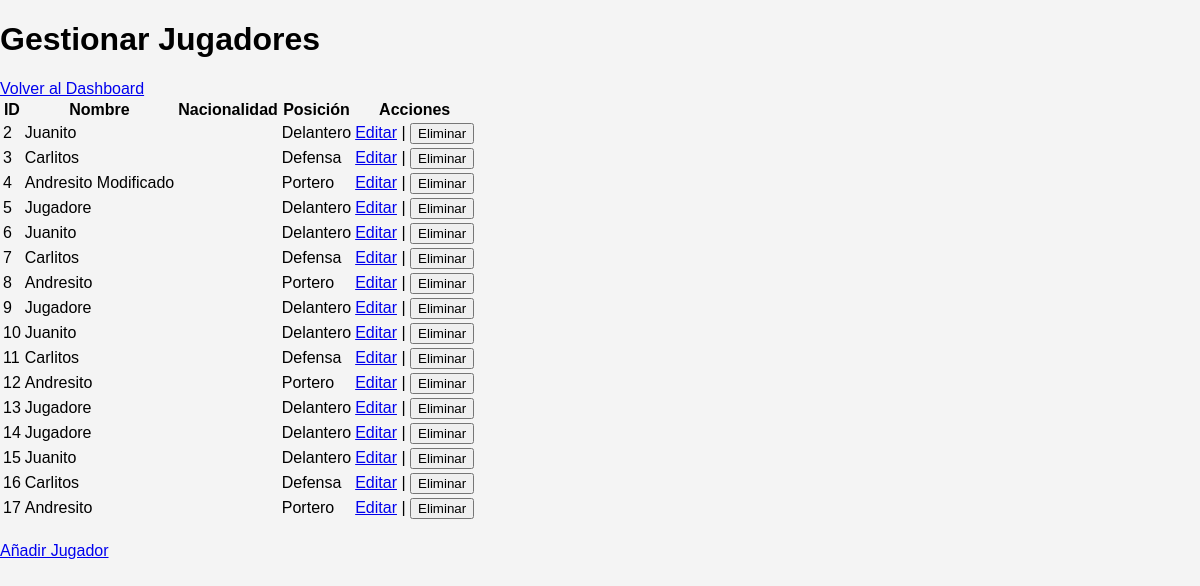
The page /admin/gestionar_jugadores (signed in) on the database as committed earlier.
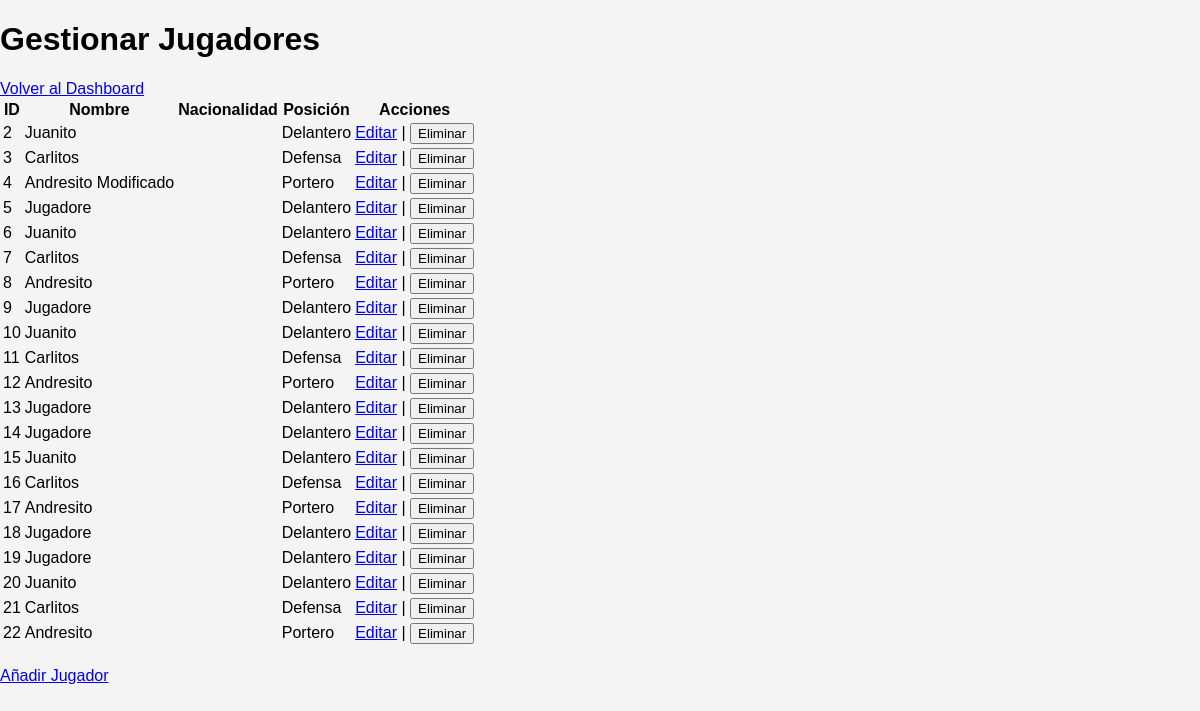
The same page on the database as committed later.
### tables this page shows
CREATE TABLE JUGADORPENA (
          Idjugador INTEGER,
          Idpena INTEGER,
          Mote TEXT,
          Posicion TEXT,
          PRIMARY KEY (Idjugador,Idpena),
          FOREIGN KEY (Idjugador) REFERENCES JUGADOR(Idjugador) ON UPDATE CASCADE ON DELETE CASCADE,
          FOREIGN KEY (Idpena) REFERENCES PENA(Idpena) ON UPDATE CASCADE ON DELETE CASCADE
          );

### src/app.py (the view)
@app.route('/admin/gestionar_jugadores')
def gestionar_jugadores():
    if 'Idpena' not in session:
        flash('Por favor, inicia sesión como administrador.')
        return redirect(url_for('login'))
    conn = get_db_connection()
    id=session['Idpena']
    jugadores = conn.execute('SELECT * FROM JUGADORPENA WHERE idpena = ?', (id,)).fetchall()
    conn.close()
    return render_template('gestionar_jugadores.html', jugadores=jugadores)

### src/app.py (called while the page is built)
def get_db_connection():
    conn = sqlite3.connect(db_path)
    conn.row_factory = sqlite3.Row  # Para obtener los resultados como diccionarios
    return conn

### templates/gestionar_jugadores.html (shortened to what this page needs)
<!DOCTYPE html>
<html lang="es">
<head>
    <link rel="stylesheet" href="{{ url_for('static', filename='styles.css') }}">
</head>
<body>
    <h1>Gestionar Jugadores</h1>
    <a href="{{ url_for('admin_dashboard') }}">Volver al Dashboard</a>
    <table>
        <thead>
            <tr>
                <th>ID</th>
                <th>Nombre</th>
                <th>Nacionalidad</th>
                <th>Posición</th>
                <th>Acciones</th>
            </tr>
        </thead>
        <tbody>
            {% for jugador in jugadores %}
            <tr>
                <td>{{ jugador['Idjugador'] }}</td>
                <td>{{ jugador['Mote'] }}</td>
                <td>{{ jugador['Nacionalidad'] }}</td>
                <td>{{ jugador['Posicion'] }}</td>
                <td>
                    <a href="{{ url_for('editar_jugador', jugador_id=jugador['Idjugador']) }}" class="btn">Editar</a> |
                    <form action="{{ url_for('eliminar_jugador', jugador_id=jugador['Idjugador']) }}" method="POST" style="display:inline;">
                        <button type="submit" onclick="return confirm('¿Estás seguro de que deseas eliminar este jugador?');">Eliminar</button>
                    </form>
                </td>
            </tr>
            {% endfor %}
        </tbody>
    </table>
    <div style="margin-top: 20px;">
        <a href="{{ url_for('añadir_jugador') }}" class="btn">Añadir Jugador</a>
    </div>
</body>
</html>

### static/styles.css (style rules this page uses)
body { font-family: Arial, sans-serif; background-color: #f4f4f4; margin: 0; padding: 0; }

Rows that differ between the two databases and show on the page:
added JUGADORPENA: Idjugador "18", Mote "Jugadore", Posicion "Delantero"
added JUGADORPENA: Idjugador "19", Mote "Jugadore", Posicion "Delantero"
added JUGADORPENA: Idjugador "20", Mote "Juanito", Posicion "Delantero"
added JUGADORPENA: Idjugador "21", Mote "Carlitos", Posicion "Defensa"
added JUGADORPENA: Idjugador "22", Mote "Andresito", Posicion "Portero"
